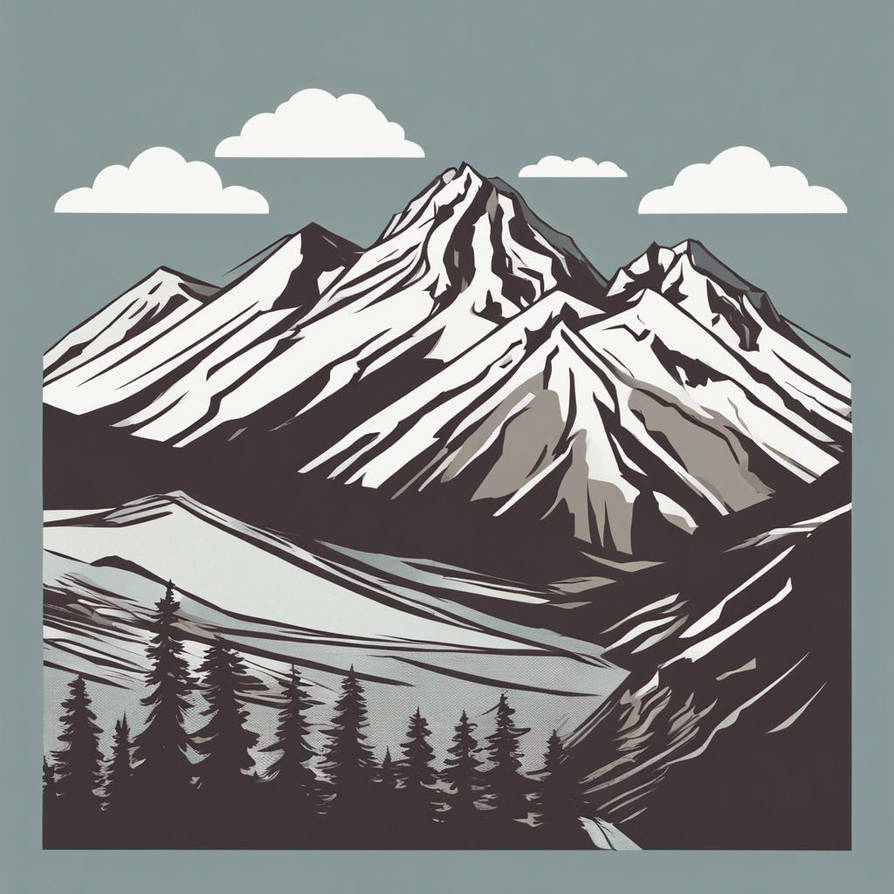
#> input picture hello_world/images/img_0.png, 894 x 894 px; its folder holds 2 pictures in this run
$ python main.py
#> lines starting #> are read from the running program, lines starting #| are printed output that depends on the picture
### hello_world/environment.py
import numpy as np
import matplotlib.pyplot as plt
from imageio.v3 import imread
import os


class MiningGame:
    """
    A very simple game: choose from two mines and receive a reward. Deduce which mine gives better reward overall
    """

    def __init__(self, n_mines=2, render_delay=0.001, render=True):
#> called with n_mines = 2, render_delay = 0.001, render = True
        assert n_mines >= 2
        self.n_mines = n_mines
        self.reward_probabilities = np.array([0.4, 0.6] + [0.5] * (n_mines-2))
        np.random.shuffle(self.reward_probabilities)
        dirname = os.path.dirname(__file__)
        self.im = np.hstack([imread(f'{dirname}/images/img_{i % 2}.png') for i in range(n_mines)])
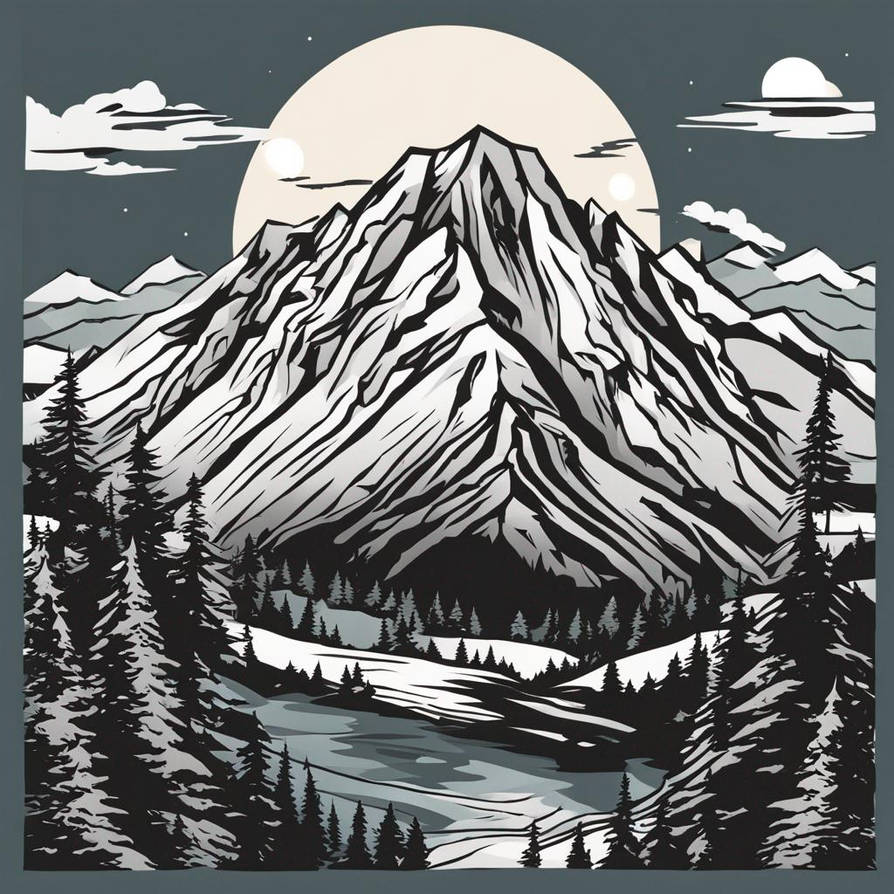
#> input picture hello_world/images/img_1.png, 894 x 894 px
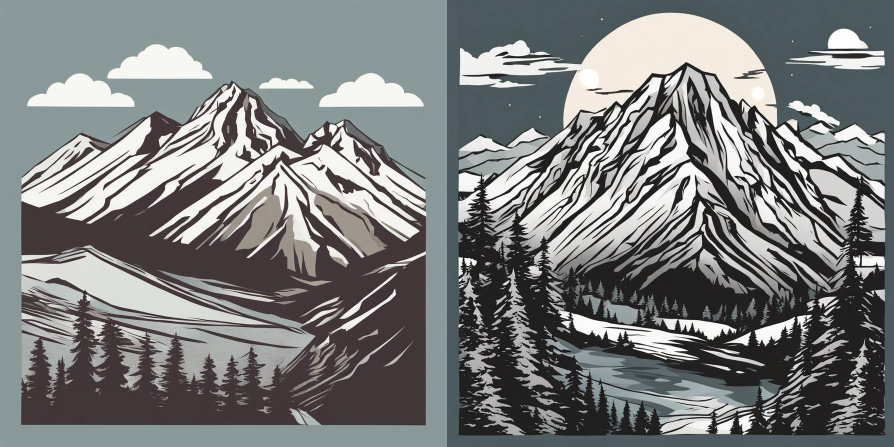
#> self.im: shape (894, 1788, 3) (shown at 1/2 size); mean R, G, B 123.6, 125.7, 125.7
        self.render_delay = render_delay
        self.render = render
        if self.render:
            self._render()

    def get_average_values(self):
        return self.reward_probabilities + -1 * (1 - self.reward_probabilities)

    def choose_mine(self, mine_number: int):
        """
        select a place to mine
        :param mine_number: mine number 0 or 1
        :return: reward obtained
        """
        reward = -1
        if np.random.random() < self.reward_probabilities[mine_number]:
            reward = 1

        if self.render:
            self._render(mine_number, reward)
        return reward

    def _render(self, choice: int = None, reward: float = None):
        plt.cla()

        plt.imshow(self.im)
        plt.xticks([])
        plt.yticks([])

        for i in range(self.n_mines):
            plt.text(x=0 + 900 * i, y=10, s=f"mine {i}", c='w', va='top')

        if reward is not None and choice is not None:
            plt.text(x=np.random.randint(100, 600) + choice * 900,
                     y=np.random.randint(100, 900),
                     s=f'${"+" if reward > 0 else ""}{reward}',
                     fontsize=20, fontweight='bold', backgroundcolor='w',
                     c='r' if reward < 0 else 'y')

        plt.pause(self.render_delay)

### hello_world/main.py
from environment import MiningGame
import numpy as np
import pandas as pd
import matplotlib.pyplot as plt

# instantiate the game
game = MiningGame(n_mines=2)
cumulative_reward = 0

# in class
values = np.array([1,1]) # optimistic initialization both mines (why?)
values_history = np.zeros((150,2))
alpha = 0.1 # learning rate

# repeatedly ask user to choose a place to mine, and execute their choice
for step in range(150):

    #choice = input("choose a place to mine (0 or 1). q to quit: ")
    #if choice == 'q':
    #    break
    # started with greedy policy, choose highest
    # instead of greedy, can sometimes (10%?) pick a random action to continue exploration instead of self-confirming
    # world is always changing, if zero in on optimal sln, can't commit too hard to self-confirming loop, needs to adapt
    if np.random.rand() < 0.1:
        choice = np.random.choice([0,1])
    else:
        choice = np.argmax(values)

    # actual payout - perceived payout. Positive => payout higher than expected, bump value up
    # amount you bump it up by scaled by alpha (learning rate)

    reward = game.choose_mine(int(choice))
    cumulative_reward += reward

    values[choice] += alpha * (reward - values[choice])
    values_history[step, :] = values

    print(f"reward: {reward}, cumulative reward: {cumulative_reward}")

# print the true reward probabilities for mines 0 and 1
print('The true reward probabilities for mine 0/1 were:', game.reward_probabilities)
plt.plot(values_history)
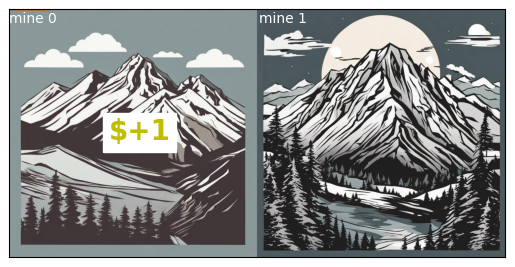
#> figure drawn by matplotlib, 1 panel
